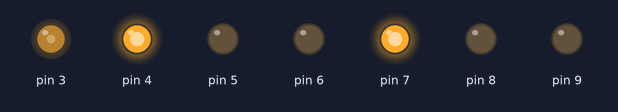
A sketch run on a simulated Arduino Uno, built with avr-gcc and run on an emulated ATmega328P. Parts: output pins drawn as LEDs (lit = HIGH).

Above: at 0.05 s.
At 1.0 s:
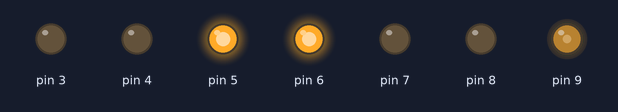
At 1.9 s:
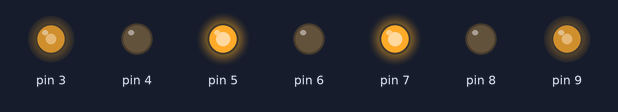
Timing chart, 0 to 4.4 s (numbered marks = the images above):
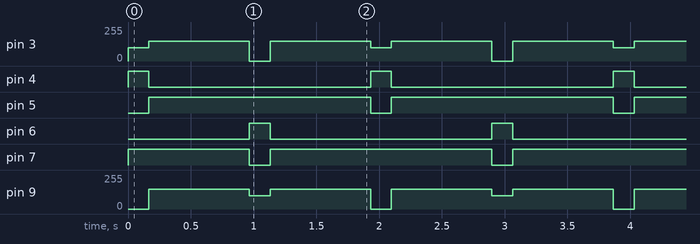

The sketch:

main.ino
```cpp
//algoritmo para seguir a linha

/*
pino 2 sensor de luz

Pino 10 - Dist Echo
Pino 8 Dist Trig

pino 6 e 7 -> sentido do motor esquerdo
pino 9 -> PWM do motor esquerdo

pino 4 e 5 -> sentido do motor direito
pino 3 -> PWM do motor direito
*/

// andar(0); -> trás
// andar(1); -> frente


void setup() {
  // put your setup code here, to run once:
  //sensor optico
  Serial.begin(9600);
  pinMode(2, INPUT);

  pinMode(6, OUTPUT);
  pinMode(7, OUTPUT);
  pinMode(8, OUTPUT);
  pinMode(9, OUTPUT);
  pinMode(3, OUTPUT);
  pinMode(4, OUTPUT);
  pinMode(5, OUTPUT);
}

void loop() {
  // put your main code here, to run repeatedly:
  /*int viuPreto = digitalRead(2);
  int foiParaEsquerda = 0;
  int foiParaDireita = 1;
  Serial.println(viuPreto);
  if(viuPreto == 0){
    curva(1, 100);
    delay(5);
    Serial.println("to vendo carai");
  }

  else{
    curva(0, 100);
    delay(5);
    Serial.println("n to vendo n carai");
  }
*/

  for(int i = 0 ; i < 15 ; i++){
    parkinson();
  }
}

void andar(bool dir, int pot){
  if(dir == 0){
    digitalWrite(6, 1);
    digitalWrite(7, 0);
    digitalWrite(4, 1);
    digitalWrite(5, 0);
    analogWrite(3, pot);
    analogWrite(9, pot);
  }
  else{
    digitalWrite(6, 0);
    digitalWrite(7, 1);
    digitalWrite(4, 0);
    digitalWrite(5, 1);
    analogWrite(3, pot);
    analogWrite(9, pot);
  }
}

void curva(bool dir, int pot){
  if(dir == 0){
    digitalWrite(6, 1);
    digitalWrite(7, 0);
    digitalWrite(4, 0);
    digitalWrite(5, 1);
    analogWrite(3, pot);
    analogWrite(9, pot);
  }

   else{
    digitalWrite(6, 0);
    digitalWrite(7, 1);
    digitalWrite(4, 1);
    digitalWrite(5, 0);
    analogWrite(3, pot);
    analogWrite(9, pot);
  }

}

void parkinson(){
  /*não pensei nos parâmetros dessa disgraça*/
  int n = 2;
  meiaCurva(1, 100);
  delay(333/n);
  andar(1, 150);
  delay(800);
  meiaCurva(0, 100);
  delay(333/n);
  andar(1, 150);
  delay(800);

}

void meiaCurva(bool dir, int pot){
   if(dir == 0){
    digitalWrite(6, 1);
    digitalWrite(7, 0);
    digitalWrite(4, 0);
    digitalWrite(5, 1);
    analogWrite(3, 0);
    analogWrite(9, pot);
}

   else{
    digitalWrite(6, 0);
    digitalWrite(7, 1);
    digitalWrite(4, 1);
    digitalWrite(5, 0);
    analogWrite(3, pot);
    analogWrite(9, 0);
  }

}
```

parkinson.c
```cpp
//algoritmo para seguir a linha

/*
pino 2 sensor de luz

Pino 10 - Dist Echo
Pino 8 Dist Trig

pino 6 e 7 -> sentido do motor esquerdo
pino 9 -> PWM do motor esquerdo

pino 4 e 5 -> sentido do motor direito
pino 3 -> PWM do motor direito
*/

// andar(0); -> trás
// andar(1); -> frente
```

Measured:
- by itself, pin 3: repeats every 1.9 s: 150/255 0.80 s, 0/255 0.17 s, 150/255 0.80 s, 100/255 0.17 s
- by itself, pin 4, pin 6: alternates HIGH for 0.17 s and LOW for 1.8 s
- by itself, pin 5: alternates HIGH for 1.8 s and LOW for 0.17 s
- by itself, pin 7: repeats every 1.9 s: LOW 0.17 s, HIGH 1.8 s
- by itself, pin 9: repeats every 1.9 s: 100/255 0.17 s, 150/255 0.80 s, 0/255 0.17 s, 150/255 0.80 s
